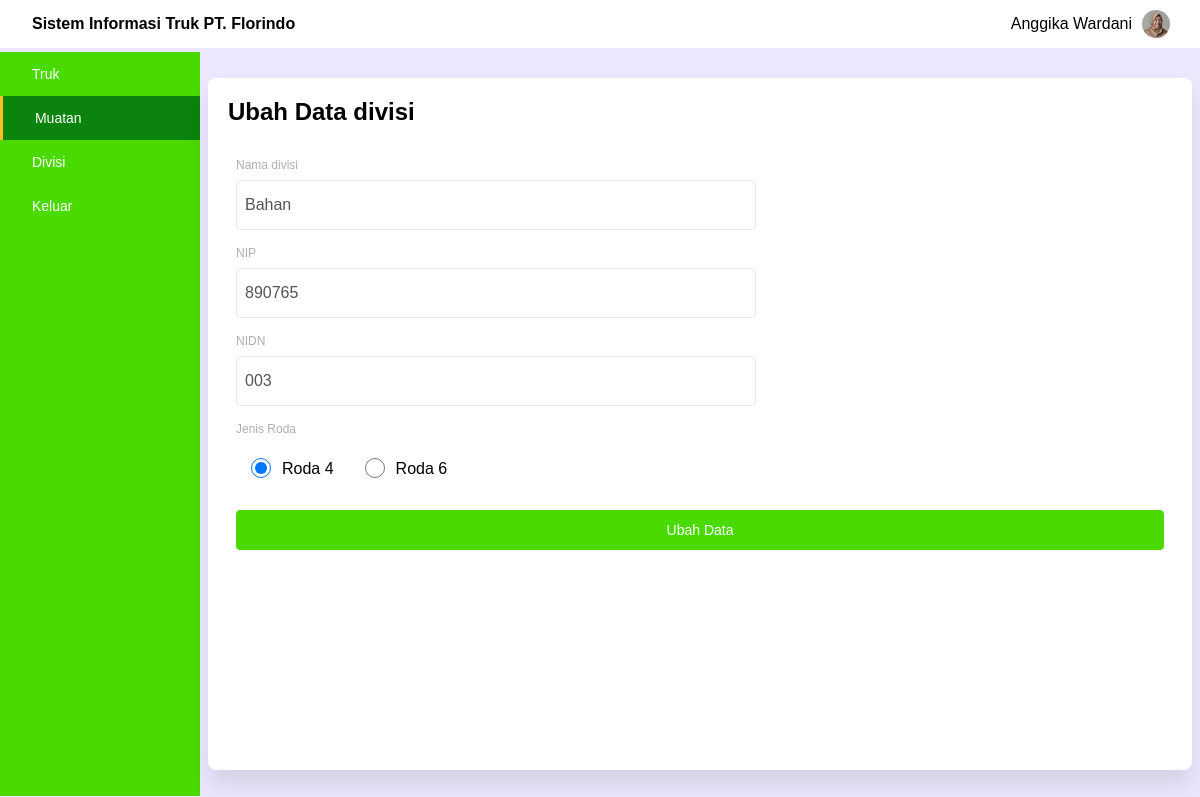
Screenshot of /ubahdivisi.php?id=15 (signed in) with the database file from the repository.
### tables this page shows
CREATE TABLE `divisi` (
  `id_divisi` int(11) NOT NULL,
  `nama_divisi` varchar(255) NOT NULL,
  `nip` varchar(50) NOT NULL,
  `nidn` varchar(50) NOT NULL,
  `jk` varchar(15) NOT NULL,
  `status` varchar(3) NOT NULL DEFAULT 'on'
);

### ubahdivisi.php (the view, shortened to what this page needs)
<?php
require 'include/function.php';
$id_divisi = $_GET['id'];
$query = "SELECT * FROM divisi WHERE id_divisi=$id_divisi";
$result = $conn->query($query);
$data = $result->fetch();
if ($data['jk'] == "Roda4") {
	$laki = true;
}
?>
<!DOCTYPE html>
<html>
<head>
	<link rel="stylesheet" type="text/css" href="css/style.css">
</head>
<body>
	<div class="container">
		<header>
			<h2>Sistem Informasi Truk PT. Florindo</h2>
			<div class="profil">
				<p><?= $_SESSION['nama']; ?></p>
				<img src="assets/img/prof2.png" alt="foto-profil">
			</div>
		</header>
		<main>
			<nav>
				<div class="truk">
					<a href="index.php">Truk</a>
				</div>
				<div class="muatan active">
					<a href="muatan.php">Muatan</a>
				</div>
				<div class="divisi">
					<a href="divisi.php">Divisi</a>
				</div>
				<div class="logout">
					<a href="logout.php">Keluar</a>
				</div>
			</nav>
			<article class="article">
				<h2 class="datatruk">Ubah Data divisi</h2>
				<form action="" method="post">
					<div class="input">
						<div class="input-group">
							<label for="nama">Nama divisi</label>
							<input type="text" name="nama" id="nama" required autocomplete="off" value="<?= $data['nama_divisi']; ?>">
						</div>
						<div class="input-group">
							<label for="nip">NIP</label>
							<input type="text" name="nip" id="nip" required autocomplete="off" value="<?= $data['nip']; ?>">
						</div>
						<div class="input-group">
							<label for="nidn">NIDN</label>
							<input type="text" name="nidn" id="nidn" required autocomplete="off" value="<?= $data['nidn']; ?>">
						</div>
						<div class="input-group radio-btn">
							<label>Jenis Roda</label>
							<div class="radio-wrapper">
								<input type="radio" name="jk" value="Roda4" id="laki" class="radio" <?= (isset($laki)) ? 'checked' : '' ?>>
								<label for="laki">Roda 4</label>
								<input type="radio" name="jk" value="Roda6" id="Roda6" class="radio" <?= (isset($laki)) ? '' : 'checked' ?>>
								<label for="Roda6">Roda 6</label>
							</div>
						</div>
						<button type="submit" name="btn-ubah">Ubah Data</button>
					</div>
				</form>
			</article>
		</main>
	</div>
</body>
</html>

### css/style.css (style rules this page uses)
* { margin: 0; padding: 0; box-sizing: border-box; text-decoration: none; }
body { font-family: sans-serif; }
.container { height: 100vh; width: 100vw; display: flex; background-color: #EDE7FF; flex-wrap: wrap; }
header { width: 100%; height: 48px; background-color: #fff; display: flex; justify-content: space-between; align-items: center; padding-left: 32px; padding-right: 20px; }
header h2 { font-size: 16px; font-weight: 600; }
.profil { display: flex; height: 100%; align-items: center; }
.profil img { width: 28px; height: 28px; border-radius: 50%; margin: 10px; }
main { width: 100%; height: 93%; display: flex; }
main nav { width: 200px; background-color: #4BDA00; height: 100%; display: flex; flex-direction: column; color: white; }
main nav div { height: 44px; width: 100%; display: flex; align-items: center; padding-left: 32px; font-size: 14px; font-weight: 520; }
main nav .active { background-color: #0c830c; }
main nav .active::before { content: ''; position: relative; left: -32px; height: 100%; width: 3px; background-color: #FFBE1A; }
main nav div a { text-decoration: none; color: inherit; width: 100%; }
.article { margin: auto; width: 82%; height: 93%; background-color: #fff; border-radius: 8px; padding: 20px; box-shadow: 0 15px 25px rgba(0, 0, 0, 0.1); }
.input { margin-top: 24px; font-size: 12px; color: #AEAEAE; display: flex; flex-wrap: wrap; justify-content: space-between; }
.input input, .input select { height: 50px; width: 520px; margin-top: 8px; font-size: 16px; color: #545454; padding-left: 8px; border: 1.2px solid #E5E5E5; border-radius: 4px; }
.article .input-group .radio-wrapper { height: 50px; width: 520px; display: flex; align-items: center; padding-top: 5px; }
.input-group { display: flex; flex-direction: column; margin: 8px; }
.article .input button { background-color: #4BDA00; color: #fff; width: 100%; border: 1.2px solid #4BDA00; border-radius: 4px; height: 40px; font-size: 14px; margin: 16px 8px; cursor: pointer; }
.article .input-group .radio { height: 20px; width: 50px; }
.article .input-group.radio-btn label:nth-child(2), .article .input-group.radio-btn label:last-child { font-size: 16px; color: #000; margin-top: 11px; margin-left: -4px; }
.article .input-group.radio-btn div .radio:nth-child(3) { margin-left: 16px; }

### rows the page displays
divisi: nama "Bahan", nip "890765", nidn "003"

### other values shown
$_SESSION['nama'] "Anggika Wardani"
